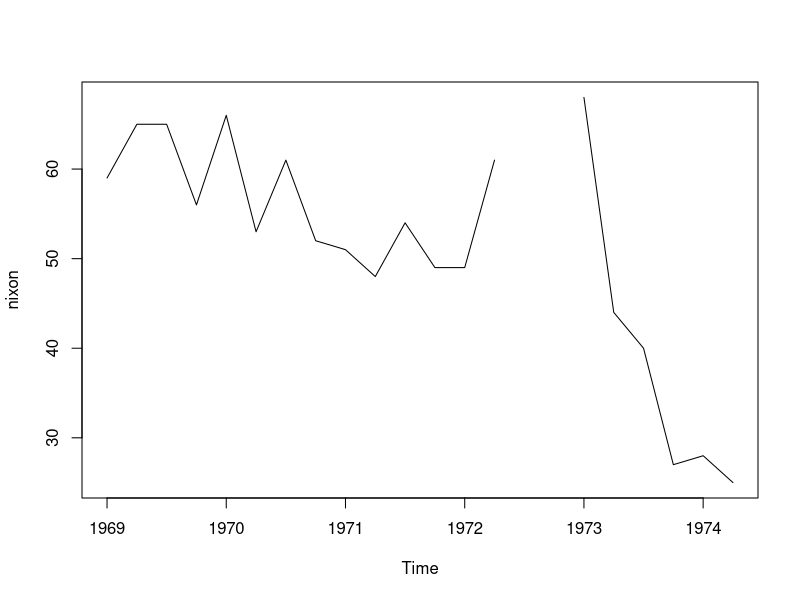

The R source for this figure:
## ---- chunk 1
options(jupyter.rich_display=FALSE) # Create output as usual in R
## ---- chunk 2
data(presidents)
## ---- chunk 3
tsp(presidents)
## ---- chunk 4
start(presidents)
## ---- chunk 5
end(presidents)
## ---- chunk 6
frequency(presidents)
## ---- chunk 7
presidents[1:12]
## ---- chunk 8
window(presidents,
       start=1945,
       end=c(1947,4))
## ---- chunk 9
nixon <- window(presidents,
                start=1969,
                end=c(1974,2))
nixon
## ---- chunk 10
plot(nixon)
## ---- chunk 11
time(nixon)
